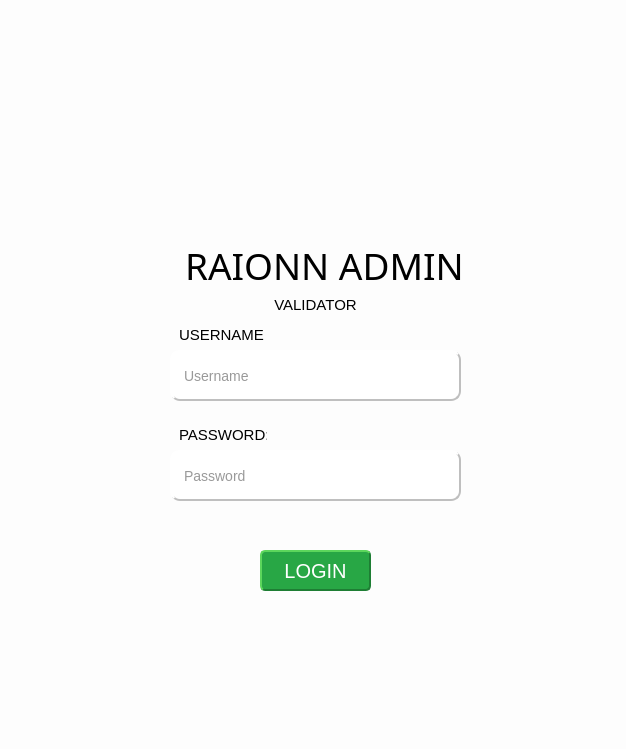
<?xml version="1.0" encoding="UTF-8"?>
<ui version="4.0">
 <class>Login</class>
 <widget class="QMainWindow" name="Login">
  <property name="geometry">
   <rect>
    <x>0</x>
    <y>0</y>
    <width>626</width>
    <height>749</height>
   </rect>
  </property>
  <property name="font">
   <font>
    <family>Arial</family>
    <pointsize>10</pointsize>
    <weight>75</weight>
    <bold>true</bold>
   </font>
  </property>
  <property name="windowTitle">
   <string>Login</string>
  </property>
  <property name="styleSheet">
   <string notr="true">/* Background only for the stacked widget */



/* Make stacked widget pages transparent */
#stackedWidget &gt; QWidget {
    background: transparent;
}

/* Optional: Make labels transparent */
#stackedWidget QLabel {
    background: transparent;
}

/* Optional: Style input fields cleanly */
#stackedWidget QLineEdit {
    background-color: white;
    border-radius: 6px;
    padding: 5px;
}

/* Optional: Style buttons */
#stackedWidget QPushButton {
    background-color: #3498db;
    color: white;
    border-radius: 6px;
    padding: 6px;
}

/* Modern White Input Fields with Dark Hover (fixed for Qt) */
QLineEdit#usernameEdit, QLineEdit#passwordEdit {
    background-color: white;
    color: #333333;
    border: 1.5px solid #DCDCDC;
    border-radius: 10px;
    padding: 8px 35px 8px 10px; /* extra space for eye icon in password */
    font-size: 14px;
}

/* Hover Effect */
QLineEdit#usernameEdit:hover, QLineEdit#passwordEdit:hover {
    background-color: #F0F0F0;
    border: 1.5px solid #BFBFBF;
}

/* Focus */
QLineEdit#usernameEdit:focus, QLineEdit#passwordEdit:focus {
    border: 2px solid #4CAF50;
    background-color: white;
}

/* Placeholder text */
QLineEdit#usernameEdit::placeholder,
QLineEdit#passwordEdit::placeholder {
    color: #9E9E9E;
}</string>
  </property>
  <widget class="QWidget" name="centralwidget">
   <widget class="QWidget" name="containerlogin" native="true">
    <property name="geometry">
     <rect>
      <x>-10</x>
      <y>-10</y>
      <width>651</width>
      <height>771</height>
     </rect>
    </property>
    <property name="font">
     <font>
      <family>Tahoma</family>
      <pointsize>12</pointsize>
     </font>
    </property>
    <property name="autoFillBackground">
     <bool>false</bool>
    </property>
    <property name="styleSheet">
     <string notr="true">QWidget {
    background-color: rgba(255, 255, 255, 220);  /* frosted white */
    border-radius: 15px;                         
    padding: 15px;
    border-style: solid;
    border-width: 2px;
    border-top-color: #346739;      /* lighter green */
    border-left-color: #79AE6F;     
    border-bottom-color: #008000;   /* darker green */
    border-right-color: #008000;
}</string>
    </property>
    <widget class="QLineEdit" name="usernameEdit">
     <property name="geometry">
      <rect>
       <x>180</x>
       <y>360</y>
       <width>291</width>
       <height>51</height>
      </rect>
     </property>
     <property name="font">
      <font>
       <pointsize>-1</pointsize>
      </font>
     </property>
     <property name="cursor">
      <cursorShape>IBeamCursor</cursorShape>
     </property>
     <property name="styleSheet">
      <string notr="true">QLineEdit {
    background-color: white;                /* base white */
    color: #333333;
    border-style: solid;
    border-width: 2px;
    border-top-color: #FFFFFF;              /* lighter top */
    border-left-color: #FFFFFF;             /* lighter left */
    border-bottom-color: #BFBFBF;           /* darker bottom */
    border-right-color: #BFBFBF;            /* darker right */
    border-radius: 10px;                    
    padding: 8px 10px;
    font-size: 14px;
    transition: all 0.2s ease;              /* smooth hover/focus transitions */
}

/* Hover Effect — slightly darker background &amp; subtle border change */
QLineEdit:hover {
    background-color: #F0F0F0;
    border-top-color: #F5F5F5;
    border-left-color: #F5F5F5;
    border-bottom-color: #AAAAAA;
    border-right-color: #AAAAAA;
}

/* Focus Effect — bright green border with 3D depth */
QLineEdit:focus {
    border-top-color: #4CAF50;              /* brighter green top/left */
    border-left-color: #4CAF50;
    border-bottom-color: #388E3C;           /* darker green bottom/right */
    border-right-color: #388E3C;
    background-color: white;
}

/* Placeholder text */
QLineEdit::placeholder {
    color: #9E9E9E;
}</string>
     </property>
     <property name="inputMask">
      <string/>
     </property>
     <property name="text">
      <string/>
     </property>
     <property name="maxLength">
      <number>32767</number>
     </property>
     <property name="frame">
      <bool>true</bool>
     </property>
     <property name="readOnly">
      <bool>false</bool>
     </property>
     <property name="placeholderText">
      <string>Username</string>
     </property>
     <property name="cursorMoveStyle">
      <enum>Qt::LogicalMoveStyle</enum>
     </property>
    </widget>
    <widget class="QLineEdit" name="passwordEdit">
     <property name="geometry">
      <rect>
       <x>180</x>
       <y>460</y>
       <width>291</width>
       <height>51</height>
      </rect>
     </property>
     <property name="font">
      <font>
       <pointsize>-1</pointsize>
      </font>
     </property>
     <property name="cursor">
      <cursorShape>IBeamCursor</cursorShape>
     </property>
     <property name="styleSheet">
      <string notr="true">QLineEdit {
    background-color: white;                /* base white */
    color: #333333;
    border-style: solid;
    border-width: 2px;
    border-top-color: #FFFFFF;              /* lighter top */
    border-left-color: #FFFFFF;             /* lighter left */
    border-bottom-color: #BFBFBF;           /* darker bottom */
    border-right-color: #BFBFBF;            /* darker right */
    border-radius: 10px;                    
    padding: 8px 10px;
    font-size: 14px;
    transition: all 0.2s ease;              /* smooth hover/focus transitions */
}

/* Hover Effect — slightly darker background &amp; subtle border change */
QLineEdit:hover {
    background-color: #F0F0F0;
    border-top-color: #F5F5F5;
    border-left-color: #F5F5F5;
    border-bottom-color: #AAAAAA;
    border-right-color: #AAAAAA;
}

/* Focus Effect — bright green border with 3D depth */
QLineEdit:focus {
    border-top-color: #4CAF50;              /* brighter green top/left */
    border-left-color: #4CAF50;
    border-bottom-color: #388E3C;           /* darker green bottom/right */
    border-right-color: #388E3C;
    background-color: white;
}

/* Placeholder text */
QLineEdit::placeholder {
    color: #9E9E9E;
}</string>
     </property>
     <property name="inputMask">
      <string/>
     </property>
     <property name="text">
      <string/>
     </property>
     <property name="maxLength">
      <number>32767</number>
     </property>
     <property name="frame">
      <bool>true</bool>
     </property>
     <property name="echoMode">
      <enum>QLineEdit::Password</enum>
     </property>
     <property name="readOnly">
      <bool>false</bool>
     </property>
     <property name="placeholderText">
      <string>Password</string>
     </property>
    </widget>
    <widget class="QPushButton" name="loginbutton">
     <property name="geometry">
      <rect>
       <x>270</x>
       <y>560</y>
       <width>111</width>
       <height>41</height>
      </rect>
     </property>
     <property name="font">
      <font>
       <family>Segoe UI</family>
       <pointsize>15</pointsize>
       <weight>50</weight>
       <italic>false</italic>
       <bold>false</bold>
      </font>
     </property>
     <property name="mouseTracking">
      <bool>false</bool>
     </property>
     <property name="styleSheet">
      <string notr="true">QPushButton {
    background-color: #28a745;
    color: white;
    border-style: solid;
    border-width: 2px;
    border-top-color: #5cd65c;      /* lighter top */
    border-left-color: #5cd65c;     /* lighter left */
    border-bottom-color: #1e7e34;   /* darker bottom */
    border-right-color: #1e7e34;    /* darker right */
    padding: 6px 12px;
    font: 15pt &quot;Segoe UI&quot;;
    border-radius: 5px;             /* optional: rounded corners */
}

QPushButton:hover {
    background-color: #218838;
    border-top-color: #66c266;
    border-left-color: #66c266;
    border-bottom-color: #1a6c2f;
    border-right-color: #1a6c2f;
}

QPushButton:pressed {
    background-color: #1e7e34;
    border-top-color: #1a6c2f;       /* invert for pressed */
    border-left-color: #1a6c2f;
    border-bottom-color: #66c266;
    border-right-color: #66c266;
}

QPushButton:disabled {
    background-color: #a8d5b7;
    color: #f0f0f0;
    border-top-color: #c0e0c2;
    border-left-color: #c0e0c2;
    border-bottom-color: #8ebf96;
    border-right-color: #8ebf96;
}</string>
     </property>
     <property name="text">
      <string>LOGIN</string>
     </property>
    </widget>
    <widget class="QLabel" name="title">
     <property name="geometry">
      <rect>
       <x>170</x>
       <y>240</y>
       <width>321</width>
       <height>70</height>
      </rect>
     </property>
     <property name="font">
      <font>
       <family>Modern No. 20</family>
       <pointsize>28</pointsize>
      </font>
     </property>
     <property name="styleSheet">
      <string notr="true">QLabel {
	background: transparent;
	border: none
}</string>
     </property>
     <property name="text">
      <string>RAIONN ADMIN</string>
     </property>
    </widget>
    <widget class="QLabel" name="title_2">
     <property name="geometry">
      <rect>
       <x>170</x>
       <y>320</y>
       <width>119</width>
       <height>50</height>
      </rect>
     </property>
     <property name="font">
      <font>
       <pointsize>11</pointsize>
      </font>
     </property>
     <property name="styleSheet">
      <string notr="true">QLabel {
	background: transparent;
	border: none
}</string>
     </property>
     <property name="text">
      <string>USERNAME:</string>
     </property>
    </widget>
    <widget class="QLabel" name="title_3">
     <property name="geometry">
      <rect>
       <x>170</x>
       <y>420</y>
       <width>122</width>
       <height>50</height>
      </rect>
     </property>
     <property name="font">
      <font>
       <pointsize>11</pointsize>
      </font>
     </property>
     <property name="styleSheet">
      <string notr="true">QLabel {
	background: transparent;
	border: none
}</string>
     </property>
     <property name="text">
      <string>PASSWORD:</string>
     </property>
    </widget>
    <widget class="QLabel" name="Logo">
     <property name="geometry">
      <rect>
       <x>217</x>
       <y>50</y>
       <width>221</width>
       <height>211</height>
      </rect>
     </property>
     <property name="styleSheet">
      <string notr="true">QLabel {
background: transparent;
border: none;
}</string>
     </property>
     <property name="text">
      <string/>
     </property>
     <property name="pixmap">
      <pixmap>Logo.png</pixmap>
     </property>
     <property name="scaledContents">
      <bool>true</bool>
     </property>
    </widget>
    <widget class="QLabel" name="title_4">
     <property name="geometry">
      <rect>
       <x>190</x>
       <y>290</y>
       <width>271</width>
       <height>50</height>
      </rect>
     </property>
     <property name="font">
      <font>
       <pointsize>11</pointsize>
      </font>
     </property>
     <property name="styleSheet">
      <string notr="true">QLabel {
	background: transparent;
	border: none
}</string>
     </property>
     <property name="text">
      <string>VALIDATOR</string>
     </property>
     <property name="alignment">
      <set>Qt::AlignCenter</set>
     </property>
    </widget>
   </widget>
  </widget>
 </widget>
 <resources>
  <include location="bg admin.qrc"/>
 </resources>
 <connections/>
</ui>
